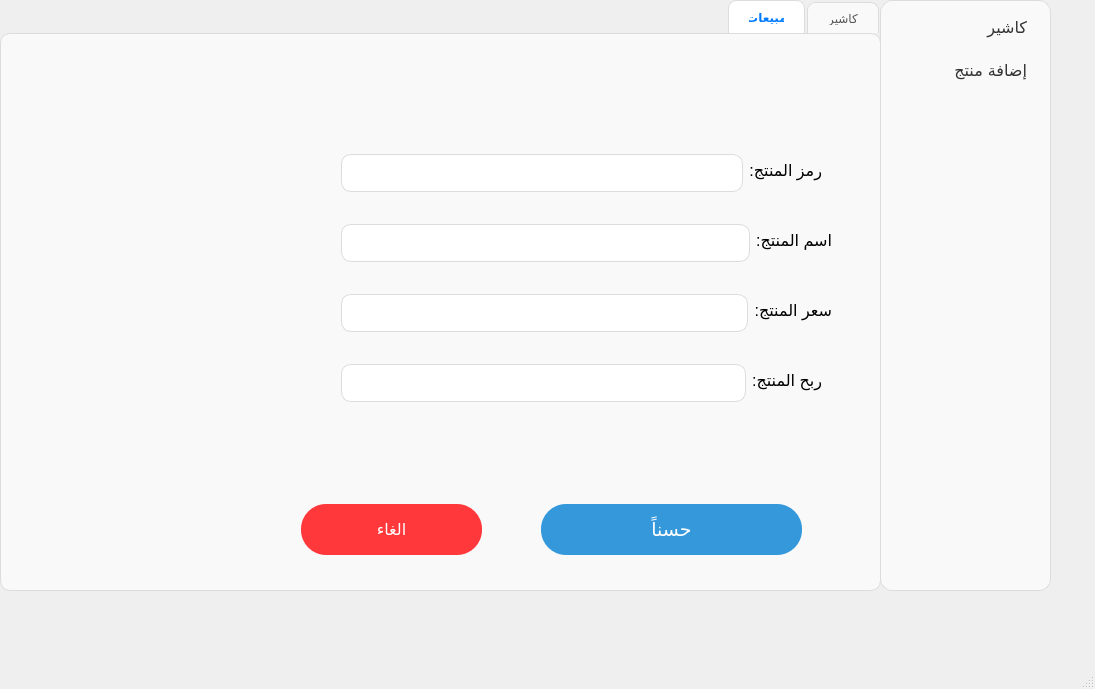
<?xml version="1.0" encoding="UTF-8"?>
<ui version="4.0">
 <class>MainWindow</class>
 <widget class="QMainWindow" name="MainWindow">
  <property name="geometry">
   <rect>
    <x>0</x>
    <y>0</y>
    <width>1095</width>
    <height>689</height>
   </rect>
  </property>
  <property name="font">
   <font>
    <weight>75</weight>
    <bold>true</bold>
   </font>
  </property>
  <property name="windowTitle">
   <string>MainWindow</string>
  </property>
  <property name="layoutDirection">
   <enum>Qt::LeftToRight</enum>
  </property>
  <property name="styleSheet">
   <string notr="true">QWidget#iosWidget {
    background: #ffffff;               /* خلفية بيضا */
    border-radius: 20px;               /* حواف ناعمة */
    border: 1px solid #e5e5ea;         /* خط فاتح حوالين الويدجت */
    padding: 15px;                     /* مسافة داخلية */
    
    /* ظل خفيف تحت الويدجت (iOS style shadow) */
    box-shadow: 0px 4px 15px rgba(0,0,0,0.1);
}

/* أي Label جواه */
QWidget#iosWidget QLabel {

    color: #1c1c1e;                    /* لون النص أسود غامق زي iOS */
}

/* لو فيه Title Label */
QWidget#iosWidget QLabel#title {
    font-size: 16px;
    font-weight: bold;
    color: #000000;
}











QLineEdit {
    background: #ffffff;                 /* خلفية بيضا */
    border: 1px solid #dcdcdc;           /* خط خفيف حوالين البوكس */
    border-radius: 10px;                 /* حواف ناعمة */
    padding: 8px 12px;                   /* مسافة داخلية علشان النص مايبقاش لازق في الحواف */
    font-size: 15px;                     /* حجم خط زي iOS */
    color: #000000;                      /* النص بالأسود */
    selection-background-color: #007aff; /* لون التحديد أزرق iOS */
    selection-color: #ffffff;            /* النص جوه التحديد يبقى أبيض */
}

QLineEdit:focus {
    border: 1.5px solid #007aff;         /* عند التركيز (focus) يبان الإطار أزرق iOS */
    background: #ffffff;                 /* الخلفية تفضل بيضا */
}








QListWidget {
    background: #f9f9f9;         
    border: 1px solid #dcdcdc;   
    border-radius: 12px;         
    padding: 5px;
    outline: 0;                  
}

QListWidget::item {
    background: transparent;
    padding: 12px 15px;
    border-bottom: 1px solid #e5e5e5;  
    color: #333;
    font-size: 15px;
}

QListWidget::item:last-child {
    border-bottom: none;
}

QListWidget::item:hover {
    background: #e5f0ff;   /* أزرق فاتح جدًا (Hover زي iOS) */
    border-radius: 8px;
}

QListWidget::item:selected {
    background: #007aff;   /* أزرق iOS الأساسي */
    color: white;
    border-radius: 8px;
}








QTabWidget::pane {
    border: 1px solid #dcdcdc;      /* خط خفيف حوالين المحتوى */
    border-radius: 10px;            /* حواف ناعمة */
     background: #f9f9f9           /* خلفية بيضا */
}

QTabBar::tab {
    background: #f9f9f9;            /* خلفية فاتحة للتابات */
    color: #555;                    /* لون رمادي للنص */
    padding: 8px 20px;              /* مساحة جوه التاب */
    border: 1px solid #dcdcdc;      /* خط رفيع حوالين كل تاب */
    border-bottom: none;            /* نخلي التاب يبان متصل بالمحتوى */
    border-top-left-radius: 8px;
    border-top-right-radius: 8px;
    margin-right: 2px;              /* مسافة بسيطة بين التابات */
}

QTabBar::tab:selected {
    background: #ffffff;            /* التاب النشيط يبقى أبيض */
    color: #007aff;                 /* لون iOS الأزرق للنص */
    font-weight: bold;              /* يبان أوضح */
}

QTabBar::tab:hover {
    background: #e5f0ff;            /* أزرق فاتح جدًا عند المرور */
    color: #007aff;
}

QTabBar::tab:!selected {
    margin-top: 2px;                /* يخلي التاب الغير نشيط شكله نازل سنة صغيرة */
}





 QPushButton {
        background-color: #3498db;
        color: white;
        border-radius: 25px;
        padding: 6px;
    }
    QPushButton:hover {
        background-color: #2980b9;  /* اللون يتغير لما أقف بالماوس */
    }
    QPushButton:pressed {
        background-color: #1c5980;  /* اللون يتغير لما أضغط */
    }
 QLabel {
        color: black;
    }
    QLabel:hover {
        color: red;  /* النص يبقى أحمر لما أقف بالماوس */
    }</string>
  </property>
  <widget class="QWidget" name="centralwidget">
   <widget class="QListWidget" name="listWidget">
    <property name="geometry">
     <rect>
      <x>880</x>
      <y>0</y>
      <width>171</width>
      <height>591</height>
     </rect>
    </property>
    <property name="sizePolicy">
     <sizepolicy hsizetype="Fixed" vsizetype="Expanding">
      <horstretch>0</horstretch>
      <verstretch>12</verstretch>
     </sizepolicy>
    </property>
    <property name="font">
     <font>
      <family>Comic Sans MS</family>
      <pointsize>10</pointsize>
     </font>
    </property>
    <property name="layoutDirection">
     <enum>Qt::RightToLeft</enum>
    </property>
    <item>
     <property name="text">
      <string>كاشير</string>
     </property>
     <property name="font">
      <font>
       <pointsize>12</pointsize>
      </font>
     </property>
    </item>
    <item>
     <property name="text">
      <string>إضافة منتج</string>
     </property>
     <property name="font">
      <font>
       <pointsize>12</pointsize>
      </font>
     </property>
    </item>
   </widget>
   <widget class="QTabWidget" name="tabWidget">
    <property name="geometry">
     <rect>
      <x>0</x>
      <y>0</y>
      <width>881</width>
      <height>591</height>
     </rect>
    </property>
    <property name="layoutDirection">
     <enum>Qt::RightToLeft</enum>
    </property>
    <property name="currentIndex">
     <number>1</number>
    </property>
    <widget class="QWidget" name="tab">
     <attribute name="title">
      <string>كاشير</string>
     </attribute>
     <widget class="QTableWidget" name="cashier_w">
      <property name="geometry">
       <rect>
        <x>110</x>
        <y>80</y>
        <width>767</width>
        <height>359</height>
       </rect>
      </property>
      <column>
       <property name="text">
        <string>رمز المنتج</string>
       </property>
       <property name="font">
        <font>
         <pointsize>11</pointsize>
        </font>
       </property>
      </column>
      <column>
       <property name="text">
        <string>اسم المنتج</string>
       </property>
       <property name="font">
        <font>
         <pointsize>11</pointsize>
        </font>
       </property>
      </column>
      <column>
       <property name="text">
        <string>السعر</string>
       </property>
       <property name="font">
        <font>
         <pointsize>11</pointsize>
        </font>
       </property>
      </column>
      <column>
       <property name="text">
        <string>الكميه</string>
       </property>
       <property name="font">
        <font>
         <pointsize>11</pointsize>
        </font>
       </property>
      </column>
     </widget>
     <widget class="QLCDNumber" name="total_price">
      <property name="geometry">
       <rect>
        <x>120</x>
        <y>360</y>
        <width>281</width>
        <height>71</height>
       </rect>
      </property>
      <property name="styleSheet">
       <string notr="true">QLCDNumber {
    background-color: #ffffff;      /* خلفية سوداء */
    color: #000000;                 /* أرقام خضراء فاتحة زي شاشة آيفون قديم */
          /* إطار رفيع */
	border:9px #000000;
    border-radius: 12px;            /* زوايا مدورة */
    padding: 4px;
}

QLCDNumber:disabled {
    color: #555555;                 /* لو اتقفل يبقى رمادي */
}
</string>
      </property>
     </widget>
     <widget class="QLineEdit" name="line_input">
      <property name="geometry">
       <rect>
        <x>310</x>
        <y>30</y>
        <width>391</width>
        <height>38</height>
       </rect>
      </property>
     </widget>
     <widget class="QLabel" name="label">
      <property name="geometry">
       <rect>
        <x>710</x>
        <y>30</y>
        <width>89</width>
        <height>42</height>
       </rect>
      </property>
      <property name="font">
       <font>
        <pointsize>12</pointsize>
       </font>
      </property>
      <property name="text">
       <string>رمز المنتج:</string>
      </property>
     </widget>
     <widget class="QPushButton" name="ok_btn">
      <property name="geometry">
       <rect>
        <x>530</x>
        <y>480</y>
        <width>231</width>
        <height>51</height>
       </rect>
      </property>
      <property name="sizePolicy">
       <sizepolicy hsizetype="Expanding" vsizetype="Expanding">
        <horstretch>0</horstretch>
        <verstretch>0</verstretch>
       </sizepolicy>
      </property>
      <property name="font">
       <font>
        <pointsize>14</pointsize>
       </font>
      </property>
      <property name="text">
       <string>حسناً</string>
      </property>
     </widget>
     <widget class="QPushButton" name="cancel_btn">
      <property name="geometry">
       <rect>
        <x>330</x>
        <y>480</y>
        <width>141</width>
        <height>51</height>
       </rect>
      </property>
      <property name="sizePolicy">
       <sizepolicy hsizetype="Expanding" vsizetype="Minimum">
        <horstretch>0</horstretch>
        <verstretch>0</verstretch>
       </sizepolicy>
      </property>
      <property name="font">
       <font>
        <pointsize>12</pointsize>
       </font>
      </property>
      <property name="styleSheet">
       <string notr="true">
 QPushButton {
        background-color: #ff383c;
        color: white;
        border-radius: 25px;
        padding: 6px;
    }
    QPushButton:hover {
        background-color: #e9152d;  /* اللون يتغير لما أقف بالماوس */
    }
    QPushButton:pressed {
        background-color: #e9152d;  /* اللون يتغير لما أضغط */
    }</string>
      </property>
      <property name="text">
       <string>الغاء</string>
      </property>
     </widget>
     <widget class="QLabel" name="label_3">
      <property name="geometry">
       <rect>
        <x>200</x>
        <y>310</y>
        <width>161</width>
        <height>41</height>
       </rect>
      </property>
      <property name="font">
       <font>
        <pointsize>12</pointsize>
       </font>
      </property>
      <property name="text">
       <string>اجمالي السعر:</string>
      </property>
     </widget>
    </widget>
    <widget class="QWidget" name="tab_2">
     <attribute name="title">
      <string>مبيعات</string>
     </attribute>
     <widget class="QWidget" name="formLayoutWidget_2">
      <property name="geometry">
       <rect>
        <x>340</x>
        <y>120</y>
        <width>481</width>
        <height>144</height>
       </rect>
      </property>
      <layout class="QFormLayout" name="formLayout_2">
       <item row="0" column="0">
        <widget class="QLabel" name="label_2">
         <property name="font">
          <font>
           <pointsize>12</pointsize>
          </font>
         </property>
         <property name="text">
          <string>رمز المنتج:</string>
         </property>
        </widget>
       </item>
       <item row="0" column="1">
        <widget class="QLineEdit" name="newproID_input"/>
       </item>
      </layout>
     </widget>
     <widget class="QWidget" name="formLayoutWidget_3">
      <property name="geometry">
       <rect>
        <x>340</x>
        <y>190</y>
        <width>491</width>
        <height>71</height>
       </rect>
      </property>
      <layout class="QFormLayout" name="formLayout_3">
       <item row="0" column="0">
        <widget class="QLabel" name="label_4">
         <property name="font">
          <font>
           <pointsize>12</pointsize>
          </font>
         </property>
         <property name="text">
          <string>اسم المنتج:</string>
         </property>
        </widget>
       </item>
       <item row="0" column="1">
        <widget class="QLineEdit" name="newproName_input"/>
       </item>
      </layout>
     </widget>
     <widget class="QWidget" name="formLayoutWidget_4">
      <property name="geometry">
       <rect>
        <x>340</x>
        <y>260</y>
        <width>491</width>
        <height>71</height>
       </rect>
      </property>
      <layout class="QFormLayout" name="formLayout_4">
       <item row="0" column="0">
        <widget class="QLabel" name="label_5">
         <property name="font">
          <font>
           <pointsize>12</pointsize>
          </font>
         </property>
         <property name="text">
          <string>سعر المنتج:</string>
         </property>
        </widget>
       </item>
       <item row="0" column="1">
        <widget class="QLineEdit" name="line_input_"/>
       </item>
      </layout>
     </widget>
     <widget class="QWidget" name="formLayoutWidget_5">
      <property name="geometry">
       <rect>
        <x>340</x>
        <y>330</y>
        <width>481</width>
        <height>71</height>
       </rect>
      </property>
      <layout class="QFormLayout" name="formLayout_5">
       <item row="0" column="0">
        <widget class="QLabel" name="label_6">
         <property name="font">
          <font>
           <pointsize>12</pointsize>
          </font>
         </property>
         <property name="text">
          <string>ربح المنتج:</string>
         </property>
        </widget>
       </item>
       <item row="0" column="1">
        <widget class="QLineEdit" name="line_input_5"/>
       </item>
      </layout>
     </widget>
     <widget class="QPushButton" name="addpro_cancel_btn">
      <property name="geometry">
       <rect>
        <x>300</x>
        <y>470</y>
        <width>181</width>
        <height>51</height>
       </rect>
      </property>
      <property name="font">
       <font>
        <pointsize>12</pointsize>
       </font>
      </property>
      <property name="styleSheet">
       <string notr="true">
 QPushButton {
        background-color: #ff383c;
        color: white;
        border-radius: 25px;
        padding: 6px;
    }
    QPushButton:hover {
        background-color: #e9152d;  /* اللون يتغير لما أقف بالماوس */
    }
    QPushButton:pressed {
        background-color: #e9152d;  /* اللون يتغير لما أضغط */
    }</string>
      </property>
      <property name="text">
       <string>الغاء</string>
      </property>
     </widget>
     <widget class="QPushButton" name="addpro_ok_btn">
      <property name="geometry">
       <rect>
        <x>540</x>
        <y>470</y>
        <width>261</width>
        <height>51</height>
       </rect>
      </property>
      <property name="font">
       <font>
        <pointsize>14</pointsize>
       </font>
      </property>
      <property name="text">
       <string>حسناً</string>
      </property>
     </widget>
     <widget class="QWidget" name="gridLayoutWidget_3">
      <property name="geometry">
       <rect>
        <x>120</x>
        <y>110</y>
        <width>160</width>
        <height>80</height>
       </rect>
      </property>
      <layout class="QGridLayout" name="gridLayout_9"/>
     </widget>
    </widget>
   </widget>
  </widget>
  <widget class="QMenuBar" name="menubar">
   <property name="geometry">
    <rect>
     <x>0</x>
     <y>0</y>
     <width>1095</width>
     <height>26</height>
    </rect>
   </property>
  </widget>
  <widget class="QStatusBar" name="statusbar"/>
 </widget>
 <resources/>
 <connections>
  <connection>
   <sender>listWidget</sender>
   <signal>currentRowChanged(int)</signal>
   <receiver>tabWidget</receiver>
   <slot>setCurrentIndex(int)</slot>
   <hints>
    <hint type="sourcelabel">
     <x>949</x>
     <y>384</y>
    </hint>
    <hint type="destinationlabel">
     <x>600</x>
     <y>298</y>
    </hint>
   </hints>
  </connection>
 </connections>
</ui>
